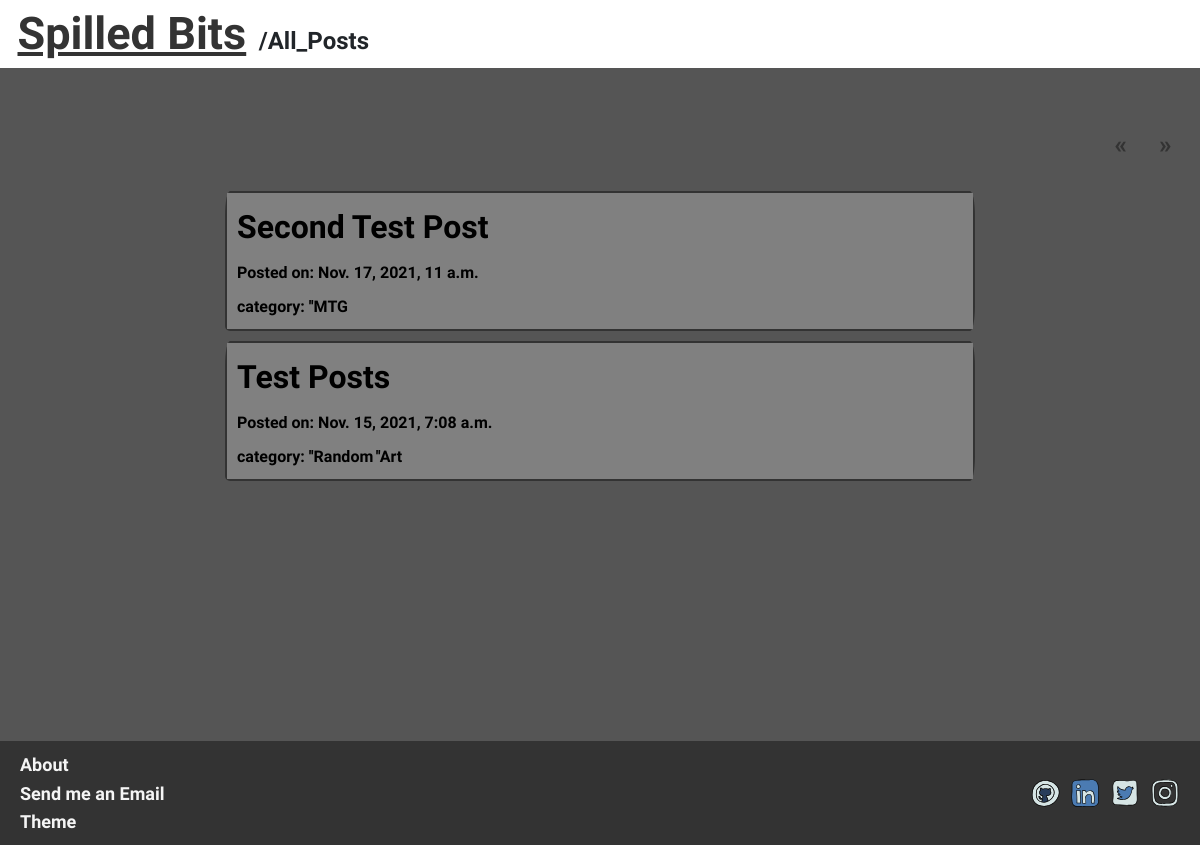
The app's page /all-posts/page/1/, older data.
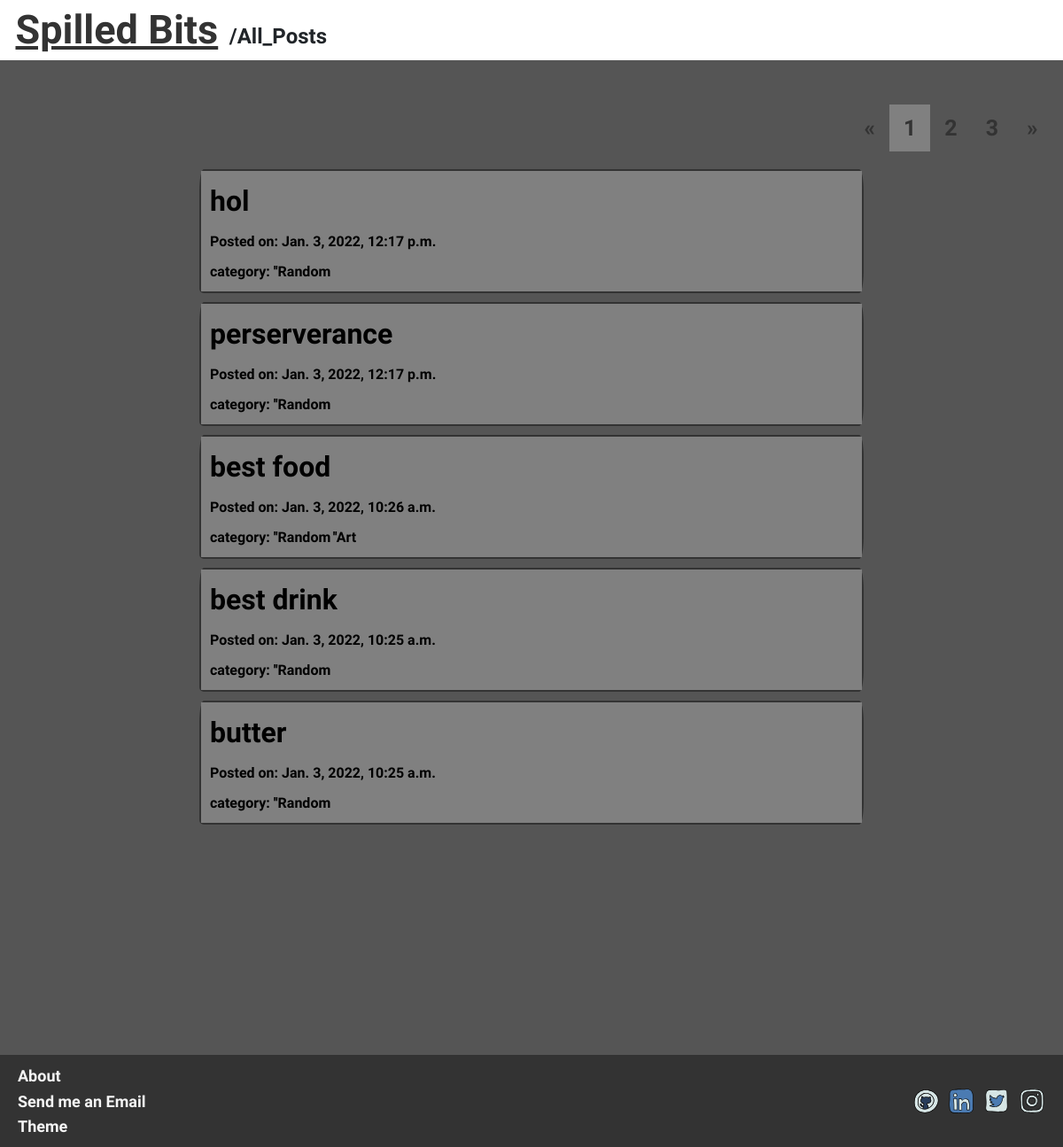
The same page, newer data.
### spilled_bits/models.py (models this page shows, shortened)
class Article(models.Model):
    STATUS = (('Publish', 'Publish'), ('Private', 'Private'),)
    title = models.CharField(max_length=100, unique=True)
    content = models.TextField()
    slug = models.SlugField(max_length=200, blank=True, editable=False)
    date = models.DateTimeField(auto_now_add=True)
    status = models.CharField(max_length=15, choices=STATUS, blank=True, null=True)
    category = models.ManyToManyField(Category)

class Category(models.Model):
    name = models.CharField(max_length=50)
    def __str__(self) -> str:
        return self.name

### spilled_bits/views.py (the view)
# urls.py: path('all-posts/page/<int:page>/', views.AllPosts, name='all_posts'),
def AllPosts(request, page):
    posts = Article.objects.filter(status='Publish').count()
    itemSizePerPage = 5
    itemStart = (page-1) * itemSizePerPage
    itemEnd = itemStart + itemSizePerPage
    totalPageSize = math.ceil(posts/itemSizePerPage)
    paginatedItems = Article.objects.filter(status='Publish').order_by('-date')[itemStart:itemEnd] #Slicing QuerySet to return specific set of items
    limitPage = math.floor(page/5)
    if page%5 == 0:
        limitPage = limitPage-1
    startingPage = limitPage*5+1
    showedPages = (limitPage+1)*5 #last page for this page cluster
    nextShowedPages = 0 #Check if there is still more pages to show
    if showedPages < totalPageSize:
        nextShowedPages = showedPages+1
    prevShowedPages = 0 #Check if there is more pages in the previous
    if limitPage != 0:
        prevShowedPages = startingPage-1
    listPages = list() #Indexing showed cluster of pages
    if showedPages < totalPageSize:
        for startingPage in range(startingPage-1, showedPages):
            listPages.append(startingPage+1)
    elif showedPages > totalPageSize:
        for startingPage in range(startingPage-1, totalPageSize):
            listPages.append(startingPage+1)
    context = {
        'showedPages':showedPages,
        'nextShowedPages':nextShowedPages,
        'prevShowedPages':prevShowedPages,
        'limitPage':limitPage,
        'listPages':listPages,
        'totalPageSize':totalPageSize,
        'paginatedItems': paginatedItems,
        'pageNow': page,
    }
    return render(request, 'spilled_bits/all_posts.html', context)

### spilled_bits/templates/spilled_bits/all_posts.html (shortened to what this page needs)
{% extends 'common/base.html' %}
{% block content %}
    <div class="bg-light container-fluid mb-5">
        <a class="mx-3" href="{% url 'home' %}" style="font-size: 450%;">Spilled Bits</a>
        <span class="f-xlarge">/All_Posts</span>
    </div>
    <div class="container-fluid">
        <div class="pagination pull-right mx-2">
            {% if totalPageSize > 1 %}
                <a href="{% url 'all_posts' 1 %}">&laquo;</a>
                {% for page in listPages %}
                    {% if page == pageNow %}
                        <a class="active" href="{% url 'all_posts' page %}">{{page}}</a>
                    {% else %}
                        <a class="page" href="{% url 'all_posts' page %}">{{page}}</a>
                    {% endif %}
                {% endfor %}
                <a href="{% url 'all_posts' totalPageSize %}">&raquo;</a>
            {% else %}
                <a href="#">&laquo;</a>
                <a href="#">&raquo;</a>
            {% endif %}
        </div>
    </div>
    <div class="container all-posts">
        {% for post in paginatedItems %}
        <div class="card mb-3 mx-auto col-8 post">
            <a class="card-body" href="{% url 'article' post.slug pageNow %}">
                <p class="f-xxlarge">{{post.title}}</p>
                <p class="fc-3 f-med">Posted on: {{post.date}}</p>
                <small class="fc-3 f-med">category: </small>
                        {% for category in post.category.all %}
                            <small class="fc-3 f-med">''{{category}}</small>
                        {% endfor %}
            </a>
        </div>
        {% endfor %}
    </div>
    {% include 'common/footer.html' %}
{% endblock %}

### spilled_bits/templates/common/base.html (shortened to what this page needs)
{% load static %}
<!DOCTYPE html>
<html lang="en">
<head>
    <link href="{% static 'css/bootstrap.min.css' %}" rel="stylesheet">
    <link href="{% static 'bootstrap_sketch.min.css' %}" rel="stylesheet">
    <link href="{% static 'css/style.css' %}" rel="stylesheet">
</head>
<body class="bg-secondary">
    {% block content %} {% endblock %}
</body>
</html>

### spilled_bits/templates/common/footer.html (shortened to what this page needs)
{% load static %}
<head>
</head>
<footer class="footer bg-primary f-large p-3">
    <div class="items mx-2">
        <div class="d-flex flex-column d-inline-flex">
            <a class="fc-2 mx-2" href="{% url 'about' %}">About</a>
        </div>
        <div class="d-flex flex-row justify-content-between align-items-center">
            <a class="fc-2 mx-2" href="{% url 'email' %}">Send me an Email</a>
            <div class="d-lg-flex">
                <a href="https://github.com/maman-idle/" target="_blank" class="fc-2 mx-2"><img src="{% static 'icons/icons8-github.svg' %}" alt="Github" class="icon0"></a>
                <a href="https://linkedin.com/in/ivan-faturahman-5825b1169" target="_blank" class="fc-2 mx-2"><img src="{% static 'icons/icons8-linkedin.svg' %}" alt="LinkedIn" class="icon1"></a>
                <a href="https://twitter.com/mamanidle" target="_blank" class="fc-2 mx-2"><img src="{% static 'icons/icons8-twitter.svg' %}" alt="Twitter" class="icon2"></a>
                <a href="https://www.instagram.com/maman_idle/" target="_blank" class="fc-2 mx-2"><img src="{% static 'icons/icons8-instagram.svg' %}" alt="Instagram" class="icon3"></a>
            </div>
        </div>
        <div class="d-flex flex-column d-inline-flex">
            <a class="fc-2 mx-2" href="https://bootswatch.com/sketchy/" target="_blank">Theme</a>
        </div>
    </div>
</footer>

### spilled_bits/static/css/style.css (style rules this page uses)
.fc-2 { color: whitesmoke; }
.fc-3 { color: black; }
.f-med { font-size: medium; }
.f-large { font-size: large; }
.f-xlarge { font-size: x-large; }
.f-xxlarge { font-size: xx-large; }
.pagination a { float: right; text-decoration: none; padding: 8px 16px; transition: background-color .3s; font-size: 250%; }
.all-posts .post a { background-color: grey; color: black; transition: background-color .3s; text-decoration: none; }

### spilled_bits/templates/spilled_bits/all_posts.html (style rules this page uses)
.active { background-color: grey; }

### spilled_bits/templates/common/footer.html (style rules this page uses)
.footer { margin-top: 25rem; bottom: 0; }
.footer .items a { text-decoration: none; }
.icon0, .icon1, .icon2, .icon3 { width: 3rem; height: 3rem; }

Row changes from the older to the newer data that the page shows:
no longer on this page (row unchanged): Article: title "Second Test Post", date "Nov. 17, 2021, 11 a.m."
no longer on this page (row unchanged): Category: name "MTG", shown under "Second Test Post"
no longer on this page (row unchanged): Article: title "Test Posts", date "Nov. 15, 2021, 7:08 a.m.", Category (name "Random"), Category (name "Art")
added Article: title "hol", date "Jan. 3, 2022, 12:17 p.m.", Category (name "Random")
added Article: title "perserverance", date "Jan. 3, 2022, 12:17 p.m.", Category (name "Random")
added Article: title "best food", date "Jan. 3, 2022, 10:26 a.m.", Category (name "Random"), Category (name "Art")
added Article: title "best drink", date "Jan. 3, 2022, 10:25 a.m.", Category (name "Random")
added Article: title "butter", date "Jan. 3, 2022, 10:25 a.m.", Category (name "Random")
Text that changed along with them:
new list line: "1"
new list line: "2"
new list line: "3"
